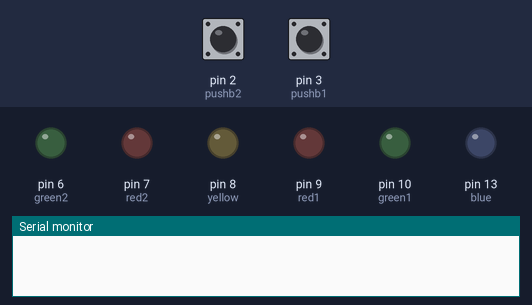
This sketch was run on a simulated Arduino Uno, built with avr-gcc and run on an emulated ATmega328P. Parts: output pins drawn as LEDs (lit = HIGH), the last lines printed to the serial monitor. The test bench sets the inputs (shaded band); at power-on: pin 2 (pushb2) LOW, pin 3 (pushb1) LOW. Random numbers use the default seed unless the sketch sets one.

Above: at 1.2 s.
1.3 s: pin 2 (pushb2) pulled HIGH for 3.2 s
At 5.7 s:
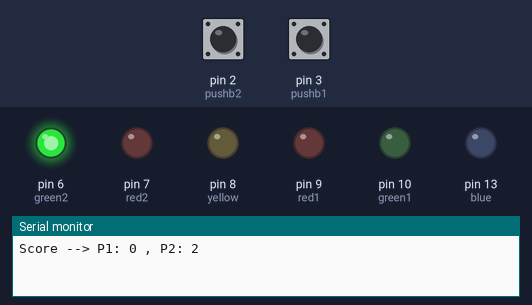
6.0 s: pin 3 (pushb1) pulled HIGH for 1 s
9.0 s: pin 3 (pushb1) pulled HIGH for 0.15 s
At 10.1 s:
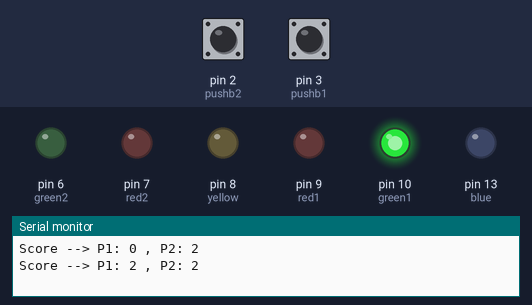
12.1 s: pin 2 (pushb2) pulled HIGH for 0.15 s
At 13.8 s:
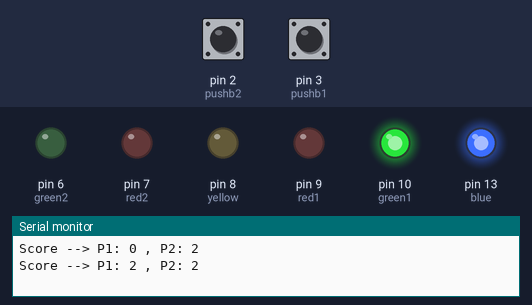
14.1 s: pin 3 (pushb1) pulled HIGH for 0.15 s
At 15.0 s:
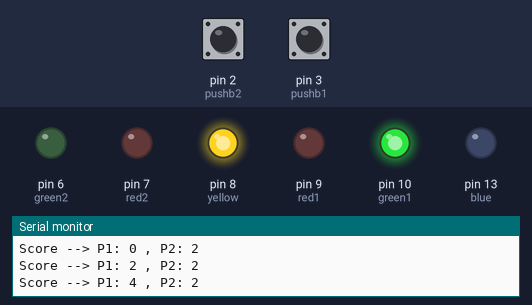
17.2 s: pin 2 (pushb2) pulled HIGH for 1 s
At 24.3 s:
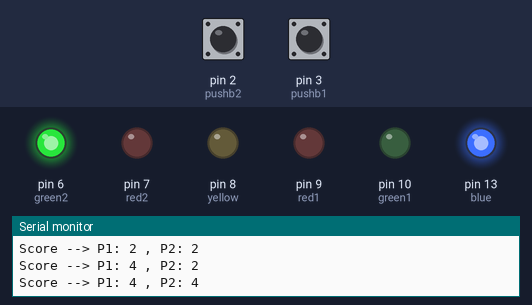
Timing chart, 0 to 25.3 s (numbered marks = the images above; inputs shaded):
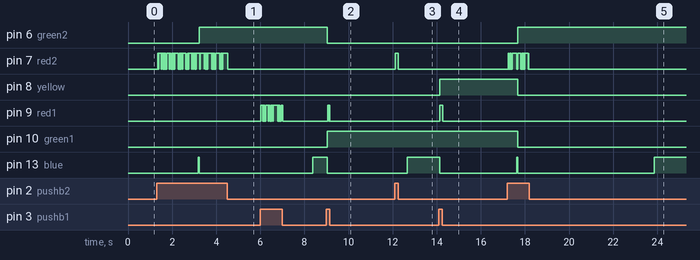

Measured:
- after the input at 1.3 s, pin 6 (green2): LOW → HIGH after 1.9 s
- after the input at 9.0 s, pin 6 (green2), pin 13 (blue): HIGH → LOW at once; pin 9 (red1): alternates HIGH for 0.03 s and LOW for 0.02 s, 4 changes in all, then stays LOW, starting after 0.06 s; pin 10 (green1): LOW → HIGH at once
- after the input at 12.1 s, pin 7 (red2): LOW → HIGH at once, → LOW 0.14 s later
- after the input at 14.1 s, pin 8 (yellow): LOW → HIGH at once; pin 9 (red1): LOW → HIGH at once, → LOW 0.12 s later; pin 13 (blue): HIGH → LOW at once
- after the input at 17.2 s, pin 6 (green2): LOW → HIGH after 0.46 s; pin 8 (yellow), pin 10 (green1): HIGH → LOW after 0.46 s

The sketch:

reactiontime.ino
```cpp
int pushb1 = 3;
int pushb2 = 2;

int blue = 13;
int yellow = 8;
int green1 = 10;
int red1 = 9;
int green2 = 6;
int red2 = 7;
int draw = 4;

//button detecting sliding window to account for debounce.
int buttondetect(int pin){
  int avg = 0;
  bool static last10[10] = {0,0,0,0,0,0,0,0,0,0};
  unsigned long timenow=millis();
  while (millis()-timenow<10UL){
    for (int i =0; i<9; i++){
      last10[i] = last10[i+1];
    }
    last10[9] = digitalRead(pin);
    delay(1);

    for(int i=0;i<10;i++){
      avg =avg+last10[i];
    }
    avg = avg/10;
  }/*
  if (avg){
    Serial.print(pin);
    Serial.print(" ");
    Serial.println(millis());
  }debugging*/
  return(avg);
}

void setup() {
  pinMode(pushb1,INPUT);
  pinMode(pushb2,INPUT);
  pinMode(blue,OUTPUT);
  pinMode(yellow,OUTPUT);
  pinMode(green1,OUTPUT);
  pinMode(green2,OUTPUT);
  pinMode(red1,OUTPUT);
  pinMode(red2,OUTPUT);
  Serial.begin(9600);
  randomSeed(analogRead(0));/* without this, the random fxn generates
   the same sequence everytime (although very long). analogRead of an
    unconnected pin is a fairly random seed.*/
}
//this fxn is for 1 run of the game.
int gamerun(int time){
  bool bt1reg=0;
  bool bt2reg=0;
  unsigned long timenow = millis();
  while (millis()-timenow<time){
    digitalWrite(red1,buttondetect(pushb1));
    digitalWrite(red2,buttondetect(pushb2));
    digitalWrite(blue,0);
  }
  digitalWrite(blue,1);
  while(!bt1reg && !bt2reg){
    //Serial.print("start: ");
    //Serial.println(millis()); sprinkled around are debugging codes.

    if (buttondetect(pushb1) && !buttondetect(pushb2)){
      //millisteller();
      bt1reg=1;
      digitalWrite(green1,1);
      digitalWrite(green2,0);
      digitalWrite(blue,0);
      return 1;
    }
    else if (!buttondetect(pushb1) && buttondetect(pushb2)){
      //millisteller();
      bt2reg=1;
      digitalWrite(green2,1);
      digitalWrite(green1,0);
      digitalWrite(blue,0);
      return 2;
    }
    else if(digitalRead(pushb1) && digitalRead(pushb2)){
      //millisteller();
      bt1reg=1;
      bt2reg=1;
      digitalWrite(green2,1);
      digitalWrite(green1,1);
      digitalWrite(blue,0);
      return 3;
    }
    //Serial.print("end: ");
    //Serial.println(millis());
  }
  digitalWrite(blue,0);
  return 0;
}

void loop() {
  int result = gamerun(random(2000,8000));//run one run of game, with random time from 2 to 8 seconds
  int static score1=0;
  int static score2=0;

  //scoring system
  if (result == 1){
    score1 = score1 + 2;
  }
  else if (result == 2){
    score2 = score2 + 2;
  }
  else if (result == 3){
    score1 = score1 + 1;
    score2 = score2 + 1;
  }

  //score displayed in serial monitor
  Serial.print("Score --> P1: ");
  Serial.print(score1);
  Serial.print(" , ");
  Serial.print("P2: ");
  Serial.println(score2);

  //score display using leds
  if (score1>score2){
    digitalWrite(yellow,1);
    digitalWrite(draw,0);
  }
  else if (score1<score2){
    digitalWrite(yellow,0);
    digitalWrite(draw,0);
  }
  else{
    digitalWrite(draw,1);
    digitalWrite(yellow,0);
  }
}
```
